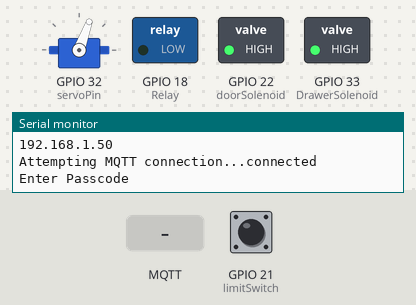
Simulated run of this sketch. Board: ESP32. Shown: servo, switched loads named in the sketch (green lamp = pin HIGH), the last lines printed to the serial monitor. Inputs (shaded band) come from the test bench; at power-on: GPIO 21 (limitSwitch) HIGH. WiFi joins after 1.5 s; servers stay silent unless stated; no MQTT or app messages arrive unless stated.

Above: at 3.4 s.
3.5 s: MQTT message "RFIDpuzzle Solved" arrives on the second subscribed topic
At 3.9 s:
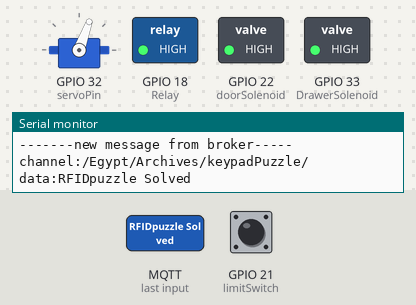
5.0 s: MQTT message "opendrawer" arrives on the second subscribed topic
At 6.2 s:
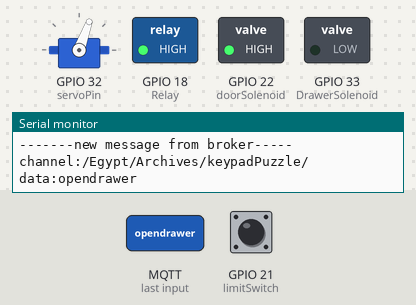
6.5 s: MQTT message "RFIDpuzzle Reset" arrives on the second subscribed topic
At 7.4 s:
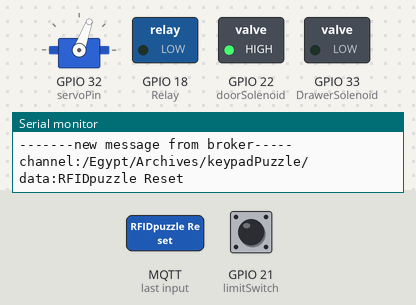
8.0 s: MQTT message "1" arrives on the third subscribed topic
At 8.4 s:
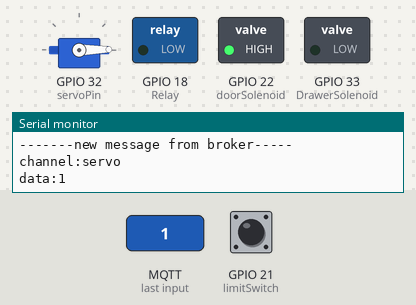
9.5 s: MQTT message "speakeron" arrives on the second subscribed topic
At 10.7 s:
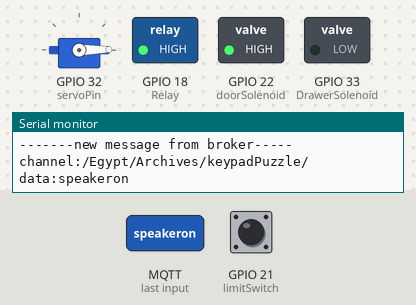
11.0 s: MQTT message "closedrawer" arrives on the second subscribed topic
At 12.0 s:
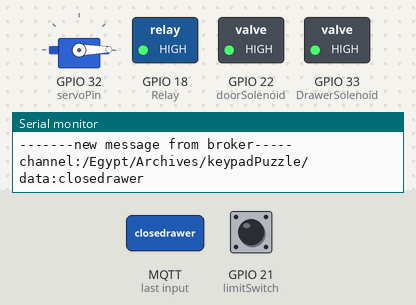
Timing chart, 0 to 13.5 s (numbered marks = the images above; inputs shaded):
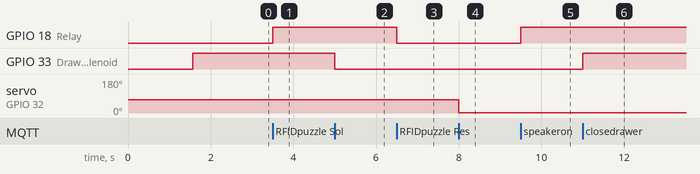

Measured:
- after the input at 3.5 s, GPIO 18 (Relay): LOW → HIGH at once
- after the input at 5.0 s, GPIO 33 (DrawerSolenoid): HIGH → LOW at once
- after the input at 6.5 s, GPIO 18 (Relay): HIGH → LOW at once
- after the input at 8.0 s, servo on GPIO 32 (servoPin): 70° → 1° at once
- after the input at 9.5 s, GPIO 18 (Relay): LOW → HIGH at once
- after the input at 11.0 s, GPIO 33 (DrawerSolenoid): LOW → HIGH at once

The sketch:

keypad_V3.ino
```cpp
#include <Servo.h>
Servo servo1;


// Use this example with the Adafruit Keypad products.
// You'll need to know the Product ID for your keypad.
// Here's a summary:
//   * PID3844 4x4 Matrix Keypad
//   * PID3845 3x4 Matrix Keypad
//   * PID1824 3x4 Phone-style Matrix Keypad
//   * PID1332 Membrane 1x4 Keypad
//   * PID419  Membrane 3x4 Matrix Keypad

#include "Adafruit_Keypad.h"
#include <WiFi.h>
#include <PubSubClient.h>
char* ssid = "Control booth";
const char* password = "MontyLives";
const char* mqtt_server = "192.168.86.101";
#define mqtt_port 1883
#define MQTT_USER ""
#define MQTT_PASSWORD ""
#define MQTT_SERIAL_PUBLISH_CH "/icircuit/ESP32/serialdata/tx"
#define MQTT_SERIAL_RECEIVER_CH "/icircuit/ESP32/serialdata/rx"

#define DrawerSolenoid 33
#define doorSolenoid 22
#define Relay 18

#define MAX_DIGITS 8 //maximum number of inputs for a sequence
#define servoPin 32
#define limitSwitch 21
char mqttTopicPrefix[32] = "/Egypt/Archives/keypadPuzzle/";
char mqttTopic[32];

WiFiClient wifiClient;

PubSubClient client(wifiClient);

// define your specific keypad here via PID
#define KEYPAD_PID3845
// define your pins here
// can ignore ones that don't apply
#define R1    5
#define R2    16
#define R3    15
#define R4    13
#define C1    12
#define C2    4
#define C3    14
//#define C4    11
// leave this import after the above configuration
#include "keypad_config.h"
int input = 0;
int inputCode[MAX_DIGITS] = {};

int state = 0;
int lastSwitchState = 0;

int doorState = 0;
int lastState = 0;
boolean keyDone = false;

boolean killInstance = false;
boolean mrst = false;
boolean rstwait = false;

//initialize an instance of class NewKeypad
Adafruit_Keypad customKeypad = Adafruit_Keypad( makeKeymap(keys), rowPins, colPins, ROWS, COLS);

void setup() {
  Serial.begin(115200);
  Serial.setTimeout(500);// Set time out for
  setup_wifi();
  client.setServer(mqtt_server, mqtt_port);
  client.setCallback(callback);
  reconnect();
  customKeypad.begin();
  rst(MAX_DIGITS);
  pinMode(DrawerSolenoid, OUTPUT);
  pinMode(doorSolenoid, OUTPUT);
  pinMode(Relay, OUTPUT);
  pinMode(limitSwitch, INPUT_PULLUP);
  digitalWrite(Relay, LOW);
  digitalWrite(DrawerSolenoid, HIGH);
  digitalWrite(doorSolenoid, HIGH);
  servoWrite(70);
}

void checkConnection() {
  if (!client.connected()) {
    Serial.print("Lost connection");
    reconnect();
  }
}

void setup_wifi() {
  delay(10);
  // We start by connecting to a WiFi network
  Serial.println();
  Serial.print("Connecting to ");
  Serial.println(ssid);
  WiFi.begin(ssid, password);
  while (WiFi.status() != WL_CONNECTED) {
    delay(500);
    Serial.print(".");
  }
  randomSeed(micros());
  Serial.println("");
  Serial.println("WiFi connected");
  Serial.println("IP address: ");
  Serial.println(WiFi.localIP());
}

void reconnect() {
  // Loop until we're reconnected
  while (!client.connected()) {
    Serial.print("Attempting MQTT connection...");
    // Create a random client ID
    String clientId = "ESP32-Keypad-Puzzle";
    // Attempt to connect
    if (client.connect(clientId.c_str(), MQTT_USER, MQTT_PASSWORD)) {
      Serial.println("connected");
      //Once connected, publish an announcement...
      client.publish("/Egypt/Archives/", "Keypad puzzle online");
      // ... and resubscribe
      client.subscribe("/Egypt/Archives/keypadPuzzle/digitSelect/");
      client.subscribe("/Egypt/Archives/keypadPuzzle/");
      client.subscribe("servo");
      client.subscribe("Egypt/Library/");
    } else {
      Serial.print("failed, rc=");
      Serial.print(client.state());
      Serial.println(" try again in 5 seconds");
      // Wait 5 seconds before retrying
      delay(5000);
    }
  }
}

void callback(char* topic, byte *payload, unsigned int length) {
  payload[length] = '\0';
  String message = (char*)payload;
  int value = message.toInt();
  Serial.println("-------new message from broker-----");
  Serial.print("channel:");
  Serial.println(topic);
  Serial.print("data:");
  Serial.write(payload, length);
  Serial.println();

  if (!strcmp(topic, mqttFullTopic("digitSelect/"))) {
    lastState = value;
    seekDigits(value);
    killInstance = true;
  }
  else if (message == "RFIDpuzzle Solved" || message == "speakeron") {
    digitalWrite(Relay, HIGH);
  }
  else if (message == "RFIDpuzzle Reset" || message == "speakeroff") {
    digitalWrite(Relay, LOW);
  }
  else if (message == "stop") {
    killInstance = true;
  }
  else if (message == "reset") {
    client.publish("/Egypt/Archives/", "Keypad reset. Reactivating.");
    killInstance = true;
    mrst = true;
    rstwait = true;
  }
  else if (message == "opendrawer") {
    digitalWrite(DrawerSolenoid, LOW);
  }
  else if (message == "closedrawer") {
    digitalWrite(DrawerSolenoid, HIGH);
  }
  else if (message == "revealknob") {
    digitalWrite(doorSolenoid, LOW);
  }
  else if (message == "retractknob") {
    digitalWrite(doorSolenoid , HIGH);
  }
  else if (message == "dropkey") {
    servoWrite(35);
  }
  else if (message == "closekey") {
    servoWrite(70);
  }
  else if (!strcmp(topic, "servo")) {
    servoWrite(value);
  }
  checkConnection();

}

void rst(int digitLength) {
  for (int i = 0; i < digitLength; i++) {
    inputCode[i] = 10;
  }
}

char* mqttFullTopic(const char action[]) {
  strcpy (mqttTopic, mqttTopicPrefix);
  strcat (mqttTopic, action);
  return mqttTopic;
}

void seekDigits(int digitLength) {
  rst(digitLength);
  int finalValue = 0;
  killInstance = false;

  customKeypad.tick();
  client.loop();
  Serial.println("Enter Passcode");
  checkConnection();

  for (int i = 0; i < digitLength; i++) {
    while (inputCode[i] == 10) {
      client.loop();
      customKeypad.tick();
      lastState = state;
      state = digitalRead(limitSwitch);
      if (lastState != state) {
        killInstance = true;
      }
      if (killInstance) {
        return;
      }
      keypadEvent e = customKeypad.read();
      input = int((char)e.bit.KEY) - '0';
      String payload = String((char)e.bit.KEY);
      String iteration = String(i);
      iteration += "/";
      const char *channel = iteration.c_str();
      if (e.bit.EVENT == KEY_JUST_PRESSED) {
        inputCode[i] = input;
        if (input == -13 || input == -6) {
          inputCode[i] = 10;
          i--;
          client.publish(mqttFullTopic("Hash/"), (char*) payload.c_str());
        }
        else {
          client.publish(mqttFullTopic(channel), (char*) payload.c_str());
          Serial.println(inputCode[i]);
        }
      }
      wait(10);
    }
  }
  if (killInstance == false) {
    while (input != -13) {
      customKeypad.tick();
      keypadEvent e = customKeypad.read();
      input = int((char)e.bit.KEY) - '0';
      String payload = String((char)e.bit.KEY);
      client.loop();
    }


    for (int i = 0; i < digitLength; i++) {
      finalValue = finalValue + inputCode[i] * (pow(10, (digitLength - 1 - i)));
    }

    String finalValueString = String(finalValue);
    client.publish(mqttFullTopic("Result/"), (char*) finalValueString.c_str());
  }
  keyDone = true;
}

void servoWrite(int microseconds) {
  servo1.attach(servoPin);
  servo1.write(microseconds);
  wait(650);
  servo1.detach();
}

void wait(int ms) {
  for (int i = 0; i < ms; i++) {
    client.loop();
    delay(1);
  }
}

void loop() {
  client.loop();
  state = digitalRead(limitSwitch);

  while (state == 1) {
    client.loop();
    client.publish("/Egypt/Archives/", "4 digit mode, drawer closed");
    seekDigits(4);
    lastSwitchState = state;
    state = digitalRead(limitSwitch);
    if (lastSwitchState != state) {
      return;
    }
  }

  while (state == 0) {
    client.loop();
    client.publish("/Egypt/Archives/", "5 digit mode, drawer opened");
    seekDigits(5);
    lastSwitchState = state;
    state = digitalRead(limitSwitch);
    if (lastSwitchState != state) {
      return;
    }
  }
}
```

keypad_config.h
```cpp
// This file contains predefined setup for various Adafruit Matrix Keypads.
#ifndef __KEYPAD_CONFIG_H__
#define __KEYPAD_CONFIG_H__

#if defined(KEYPAD_PID3844)
const byte ROWS = 4; // rows
const byte COLS = 4; // columns
// define the symbols on the buttons of the keypads
char keys[ROWS][COLS] = {{'1', '2', '3', 'A'},
                         {'4', '5', '6', 'B'},
                         {'7', '8', '9', 'C'},
                         {'*', '0', '#', 'D'}};
byte rowPins[ROWS] = {R1, R2, R3,
                      R4}; // connect to the row pinouts of the keypad
byte colPins[COLS] = {C1, C2, C3,
                      C4}; // connect to the column pinouts of the keypad
#endif

#if defined(KEYPAD_PID1824) || defined(KEYPAD_PID3845) || defined(KEYPAD_PID419)
const byte ROWS = 4; // rows
const byte COLS = 3; // columns
// define the symbols on the buttons of the keypads
char keys[ROWS][COLS] = {
    {'1', '2', '3'}, {'4', '5', '6'}, {'7', '8', '9'}, {'*', '0', '#'}};
byte rowPins[ROWS] = {R1, R2, R3,
                      R4};         // connect to the row pinouts of the keypad
byte colPins[COLS] = {C1, C2, C3}; // connect to the column pinouts of the
                                   // keypad
#endif

#if defined(KEYPAD_PID1332)
const byte ROWS = 1; // rows
const byte COLS = 4; // columns
// define the symbols on the buttons of the keypads
char keys[ROWS][COLS] = {
    {'1', '2', '3', '4'},
};
byte rowPins[ROWS] = {R1}; // connect to the row pinouts of the keypad
byte colPins[COLS] = {C1, C2, C3,
                      C4}; // connect to the column pinouts of the keypad
#endif

#endif
```
